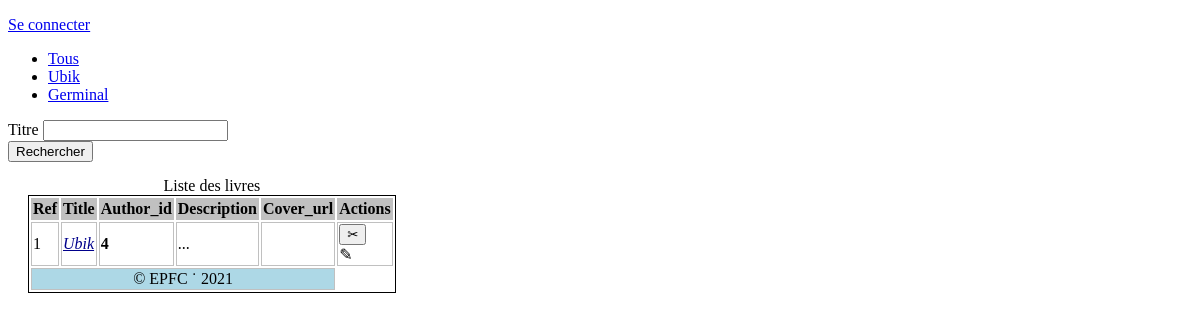
The page /liste.php?title=Ubik on the database its author committed.
### tables this page shows
CREATE TABLE `books` (
  `ref` int(10) UNSIGNED NOT NULL,
  `title` varchar(50) NOT NULL DEFAULT '',
  `author_id` int(10) UNSIGNED NOT NULL,
  `description` text,
  `cover_url` varchar(255) DEFAULT NULL
);

### liste.php (the view, shortened to what this page needs)
<?php
$books = [];
$title = "";
if(!empty($_GET['title'])) {
	$title = $_GET['title'];
} elseif(!empty($_POST['title'])) {
	$title = $_POST['title'];
}
$link = mysqli_connect(HOSTNAME,USERNAME,PASSWORD,DATABASE);
mysqli_query($link, "SET NAMES utf8");
if(!empty($title)) {
	$title = mysqli_real_escape_string($link, $title);
	$query = "SELECT * FROM books WHERE title='$title'";
} else {
	$query = "SELECT * FROM books";
}
$result = mysqli_query($link, $query);
if($result) {
	while(($book = mysqli_fetch_assoc($result))) {
		$books[] = $book;
	}
	$fields = mysqli_fetch_fields($result);
}
?>
<!doctype html>
<html lang="fr">
<head>
</head>
<body>
<p><a href="signin.php">Se connecter</a></p>
<ul>
	<li><a href="<?= $_SERVER['PHP_SELF']; ?>">Tous</a></li>
	<li><a href="?title=Ubik">Ubik</a></li>
	<li><a href="?title=Germinal">Germinal</a></li>
</ul>
<form action="<?= $_SERVER['PHP_SELF'] ?>" method="post">
	<div>
		<label>Titre</label>
		<input type="text" name="title">
	</div>
	<button>Rechercher</button>
</form>
<table>
	<caption>Liste des livres</caption>
	<thead>
		<tr>
		<?php foreach($fields as $field) : ?>
			<th><?= ucfirst($field->name); ?></th>
		<?php endforeach; ?>
			<th>Actions</th>
		</tr>
	</thead>
	<tbody>
	<?php foreach($books as $book) : ?>
		<tr>
			<td><?= $book['ref'] ?></td>
			<td><a class="book-title" href="show.php?ref=<?= $book['ref'] ?>"><?= $book['title'] ?></a></td>
			<td class="author"><?= $book['author_id'] ?></td>
			<td><?= substr($book['description'],0,20)."..." ?></td>
			<td><?php if(!empty($book['cover_url'])) : ?>
				<img src="<?= IMG_FOLDER.$book['cover_url'] ?>" alt="<?= $book['title'] ?>" height="80">
				<?php endif; ?>
			</td>
			<td>
				<form action="delete.php" method="post">
					<button class="ico-delete">&#9986;</button>
				</form>
				<span class="ico-edit">&#9998;</span>
			</td>
		</tr>
	<?php endforeach; ?>
	</tbody>
	<tfoot>
		<tr><td colspan="5">&copy; EPFC &dot; 2021</td></tr>
	</tfoot>
</table>
</body>
</html>

### rows shown on the page
books: ref "1", title "Ubik", author "4"

### other values the page prints
$field->name "Ref"
$field->name "Title"
$field->name "Author_id"
$field->name "Description"
$field->name "Cover_url"
